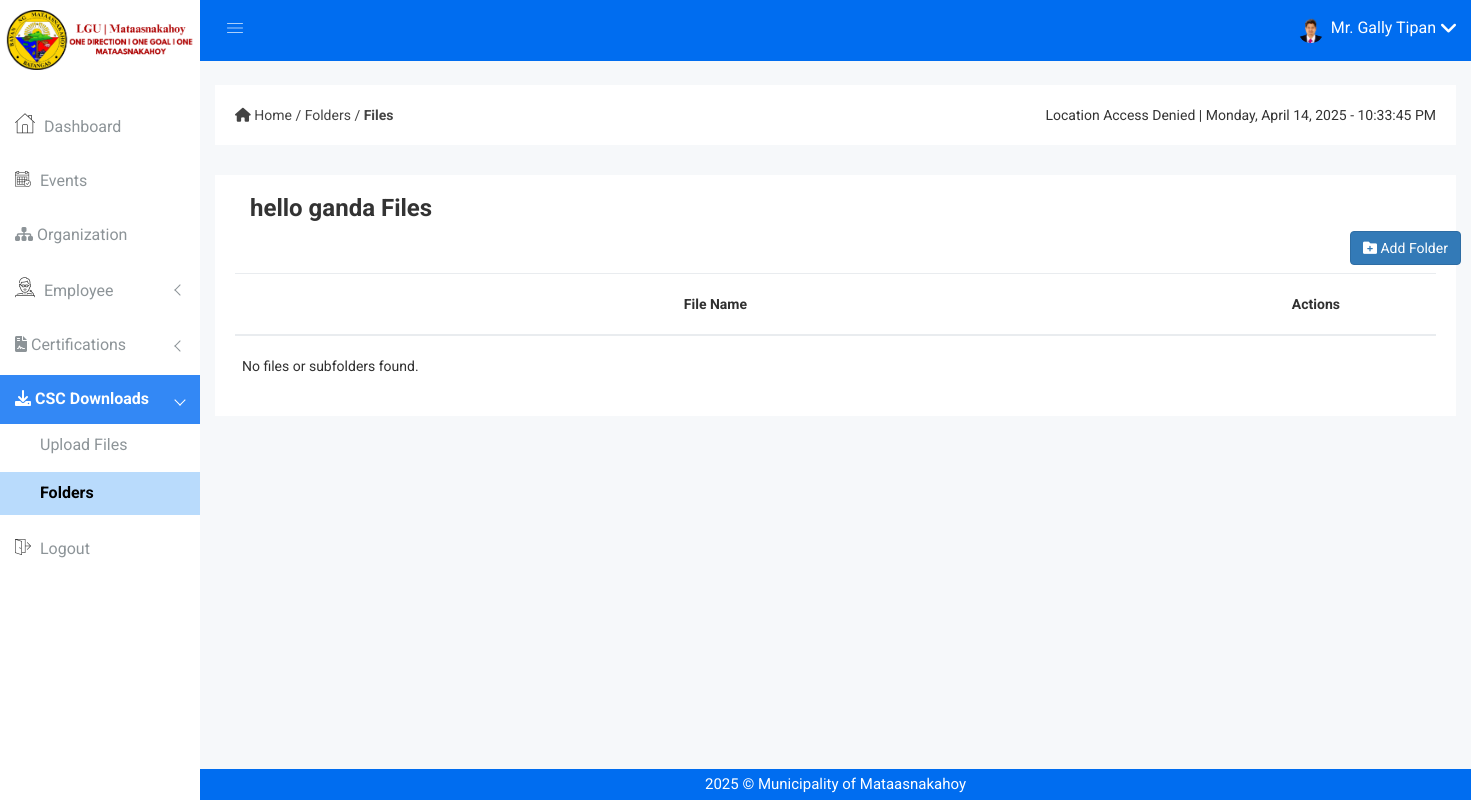
The page /files.php?folder_id=1 (signed in) on the database as committed earlier.
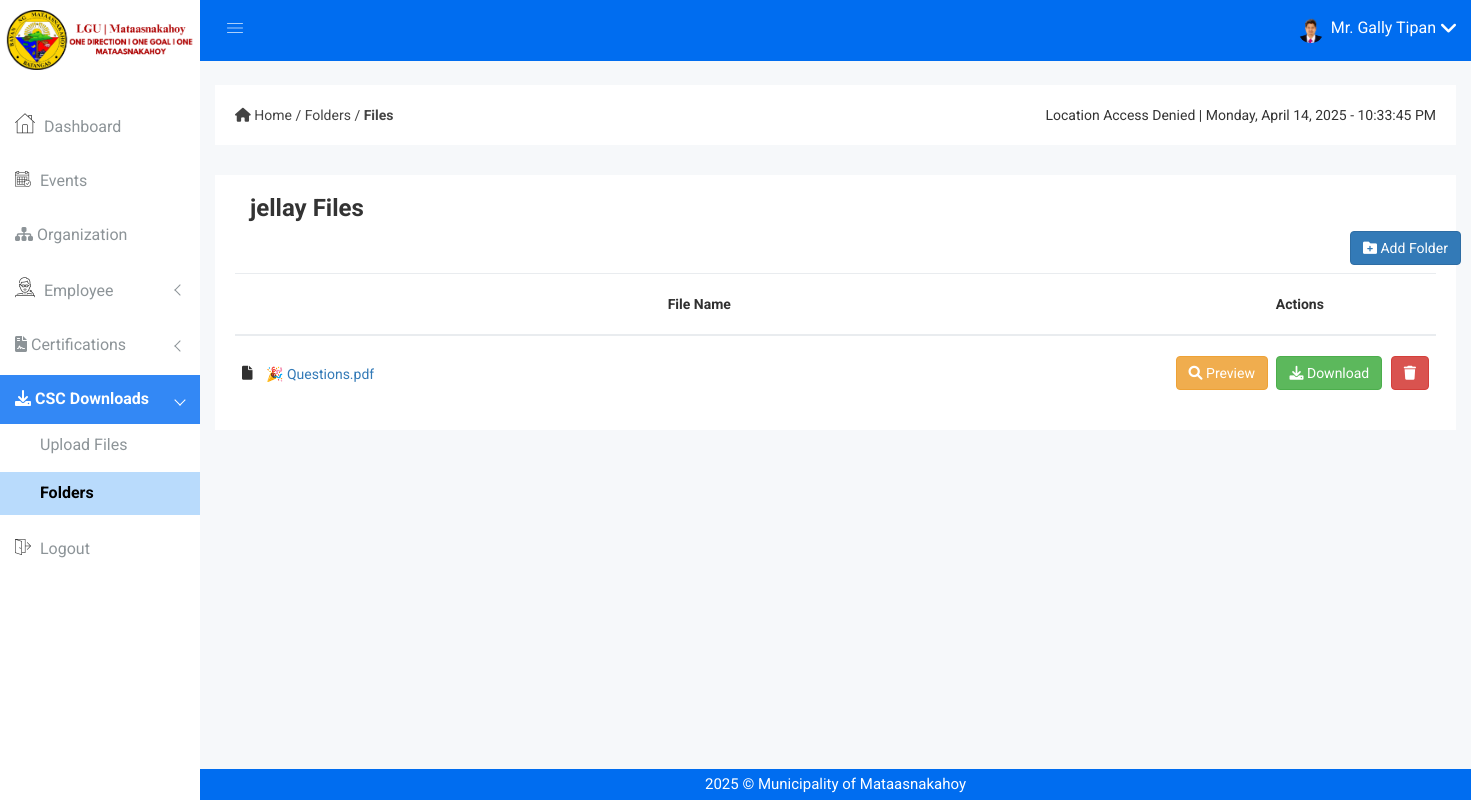
The same page on the database as committed later.
### tables this page shows
CREATE TABLE `employee` (
  `employee_no` varchar(100) NOT NULL,
  `firstname` varchar(50) NOT NULL,
  `middlename` varchar(50) DEFAULT NULL,
  `lastname` varchar(50) NOT NULL,
  `name_extension` varchar(10) DEFAULT NULL,
  `dob` date NOT NULL,
  `pob` varchar(255) NOT NULL,
  `sex` enum('Male','Female') NOT NULL,
  `civil_status` varchar(255) DEFAULT NULL,
  `address` text NOT NULL,
  `blood_type` enum('A+','A-','B+','B-','AB+','AB-','O+','O-','Unknown') DEFAULT 'Unknown',
  `mobile_no` bigint(20) DEFAULT NULL,
  `email_address` varchar(100) NOT NULL,
  `image` varchar(255) DEFAULT NULL,
  `created_at` timestamp NOT NULL DEFAULT current_timestamp(),
  `updated_at` timestamp NOT NULL DEFAULT current_timestamp() ON UPDATE current_timestamp()
);

CREATE TABLE `folders` (
  `id` int(11) NOT NULL,
  `name` varchar(255) NOT NULL,
  `parent_id` int(11) DEFAULT NULL
);

CREATE TABLE `files` (
  `id` int(11) NOT NULL,
  `folder_id` int(11) NOT NULL,
  `filename` varchar(255) NOT NULL,
  `uploaded_at` datetime NOT NULL DEFAULT current_timestamp()
);

### files.php (the view, shortened to what the rows shown need)
<?php
include 'emailnotif.php';
$folder_id = intval($_GET['folder_id']);
$folder_query = "SELECT name FROM folders WHERE id = $folder_id";
$folder_result = mysqli_query($con, $folder_query);
$folder = mysqli_fetch_assoc($folder_result);
$subfolder_query = "SELECT * FROM folders WHERE parent_id = $folder_id ORDER BY name ASC";
$subfolder_result = mysqli_query($con, $subfolder_query);
$file_query = "SELECT * FROM files WHERE folder_id = $folder_id ORDER BY uploaded_at DESC";
$file_result = mysqli_query($con, $file_query);
?>
<!DOCTYPE html>
<head>
    <link rel="stylesheet" href="css/bootstrap.min.css" />
    <link rel="stylesheet" href="css/font-awesome.min.css" />
    <link rel="stylesheet" href="css/owl.carousel.css" />
    <link rel="stylesheet" href="css/owl.theme.css" />
    <link rel="stylesheet" href="css/owl.transitions.css" />
    <link rel="stylesheet" href="css/animate.css" />
    <link rel="stylesheet" href="css/normalize.css" />
    <link rel="stylesheet" href="css/meanmenu.min.css" />
    <link rel="stylesheet" href="css/main.css" />
    <link rel="stylesheet" href="css/educate-custon-icon.css" />
    <link rel="stylesheet" href="css/morrisjs/morris.css" />
    <link rel="stylesheet" href="css/scrollbar/jquery.mCustomScrollbar.min.css" />
    <link rel="stylesheet" href="css/metisMenu/metisMenu.min.css" />
    <link rel="stylesheet" href="css/metisMenu/metisMenu-vertical.css" />
    <link rel="stylesheet" href="style.css" />
    <link rel="stylesheet" href="css/responsive.css" />
    <link href="https://cdn.jsdelivr.net/npm/sweetalert2@11.12.3/dist/sweetalert2.min.css" rel="stylesheet">
</head>
<body>
    <?php include 'includes/header.php'; ?>
                                                    <link rel="stylesheet"
                                                        href="https://cdnjs.cloudflare.com/ajax/libs/font-awesome/6.0.0-beta3/css/all.min.css">
    <div class="product-status mg-b-15">
        <div class="container-fluid">
            <div class="row">
                <div class="col-lg-12 col-md-12 col-sm-12 col-xs-12">
                    <div class="product-status-wrap drp-lst">
                        <div class="col-lg-12 d-flex justify-content-between align-items-center file-header mb-3">
                            <h3 class="folder-title"><?php echo htmlspecialchars($folder['name']); ?> Files</h3>
                            <button class="btn btn-primary add-folder-btn" onclick="openCreateFolderModal()"
                                style="margin-left: 1100px; margin-bottom: 8px;">
                                <i class="fas fa-folder-plus"></i> Add Folder
                            </button>
                        </div>
                        <div class="widget-box">
                            <table class="file-table">
                                <thead>
                                    <tr>
                                        <th style="width: 80%; text-align: center;">File Name</th>
                                        <th style="width: 20%; text-align: center;">Actions</th>
                                    </tr>
                                </thead>
                                <tbody>
                                    <?php
                                    if (mysqli_num_rows($file_result) > 0) {
                                        while ($file = mysqli_fetch_assoc($file_result)) {
                                            $filePath = "img/uploads/" . htmlspecialchars($file['filename']);
                                            $fileName = htmlspecialchars($file['filename']);
                                            $fileId = $file['id'];
                                            $displayName = strlen($fileName) > 55 ? substr($fileName, 0, 50) . '...' : $fileName;
                                            $fileExtension = strtolower(pathinfo($file['filename'], PATHINFO_EXTENSION));
                                            $isPdf = ($fileExtension === 'pdf');
                                            echo '<tr>
                <td class="filename-cell">
                    <i class="fa fa-file-o" style="margin-right: 10px;"></i>
                    <a href="' . $filePath . '" target="_blank" class="file-link" title="' . $fileName . '">' . $displayName . '</a>
                </td>
                <td class="file-actions text-right">';
                                            if ($isPdf) {
                                                echo '<a href="view-files.php?id=' . $fileId . '" target="_blank" title="Preview">
                    <button class="btn btn-warning"><i class="fa fa-search"></i> Preview</button>
                </a>';
                                            } else {
                                                echo '<button class="preview-btn" disabled title="Preview only available for PDFs">
                    <i class="fa fa-search"></i> Preview
                </button>';
                                            }
                                            echo '<a href="actions/download.php?file=' . urlencode($file['filename']) . '" title="Download">
                <button class="btn btn-success"><i class="fa fa-download"></i> Download</button>
            </a>
            <a href="#" class="delete-btn-swal" data-id="' . $fileId . '" title="Delete">
                <button class="btn btn-danger"><i class="fa fa-trash"></i></button>
            </a>
            </td>
            </tr>';
                                        }
                                    } else {
                                        if (mysqli_num_rows($subfolder_result) == 0) {
                                            echo '<tr><td colspan="2" class="no-files">No files or subfolders found.</td></tr>';
                                        }
                                    }
                                    ?>
                                </tbody>
                            </table>
                        </div>
                    </div>
                </div>
            </div>
        </div>
    </div>
    <?php include 'includes/footer.php'; ?>

### includes/header.php (shortened to what the rows shown need)
<div class="all-content-wrapper">
    <div class="header-advance-area">
        <div class="header-top-area">
            <div class="container-fluid">
                <div class="row">
                    <div class="col-lg-12 col-md-12 col-sm-12 col-xs-12">
                        <div class="header-top-wraper">
                            <div class="row">
                                <div class="col-lg-5 col-md-5 col-sm-12 col-xs-12">
                                    <div class="header-right-info">
                                        <ul class="nav navbar-nav mai-top-nav header-right-menu">
                                            <li class="nav-item">
                                                <?php
                                                include "dbcon.php";
                                                $user_id = $_SESSION['user_id'];
                                                if (!empty($user_id)) {
                                                    $query = "
                                                        SELECT e.image, e.firstname, e.lastname, e.sex
                                                        FROM employee e
                                                        INNER JOIN admin a ON e.employee_no = a.employee_no
                                                        WHERE a.employee_no = ?
                                                    ";
                                                    $stmt = $con->prepare($query);
                                                    $stmt->bind_param("s", $user_id);
                                                    $stmt->execute();
                                                    $result = $stmt->get_result();
                                                    if ($row = $result->fetch_assoc()) {
                                                        $imagePath = $row['image'];
                                                        $sex = strtolower($row['sex']);
                                                        if ($sex === 'male') {
                                                            $salutation = "Mr.";
                                                        } elseif ($sex === 'female') {
                                                            $salutation = "Ms.";
                                                        } else {
                                                            $salutation = "";
                                                        }
                                                        $user_image = !empty($imagePath) ? 'img/profile/' . $imagePath : 'img/mk-logo.png';
                                                        $user_name = trim("$salutation {$row['firstname']} {$row['lastname']}");
                                                    } else {
                                                        $user_image = 'img/mk-logo.png';
                                                        $user_name = 'Admin';
                                                    }
                                                } else {
                                                    $user_image = 'img/mk-logo.png';
                                                    $user_name = 'Admin';
                                                }
                                                ?>
                                                <a href="#" data-toggle="dropdown" role="button" aria-expanded="false" class="nav-link dropdown-toggle">
                                                    <img src="<?php echo htmlspecialchars($user_image); ?>" alt="User Image" />
                                                    <span class="admin-name"><?php echo htmlspecialchars($user_name); ?></span>
                                                    <i class="fa fa-angle-down edu-icon edu-down-arrow"></i>
                                                </a>
                                            </li>
                                        </ul>
                                    </div>
                                </div>
                            </div>
                        </div>
                    </div>
                </div>
            </div>
        </div>

Rows that differ between the two databases and show on the page:
changed folders: name "hello ganda" → "jellay"
added files: filename "🎉 Questions.pdf"
Other text that changed with them:
text no longer shown: "No files or subfolders found."
